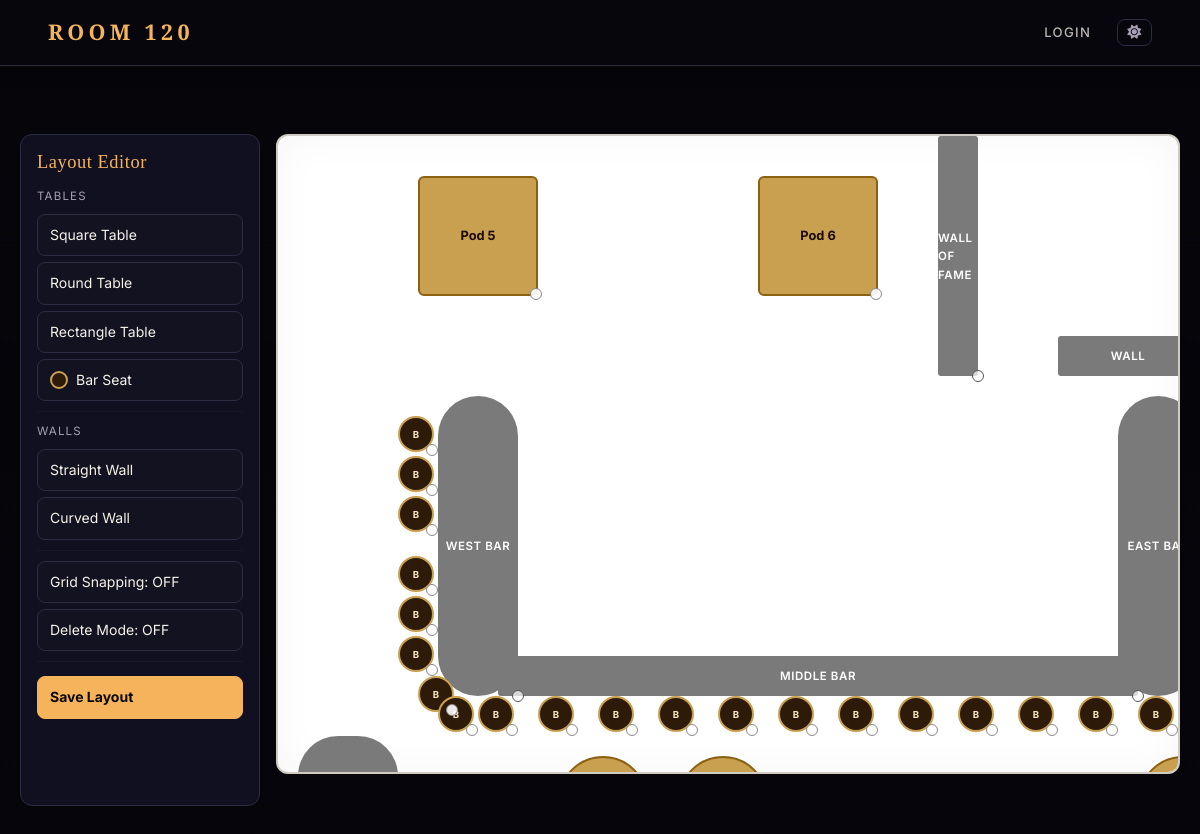
Page /seating-layout on the committed database.
### app.py (models this page shows)
class SeatingItem(db.Model):
    id = db.Column(db.Integer, primary_key=True)
    kind = db.Column(db.String(50))
    label = db.Column(db.String(200))
    x = db.Column(db.Integer)
    y = db.Column(db.Integer)
    width = db.Column(db.Integer)
    height = db.Column(db.Integer)
    rotation = db.Column(db.Integer)
    extra = db.Column(db.String)
    reservations = db.relationship(
        "SeatingReservation",
        backref="table",
        cascade="all, delete-orphan",
        passive_deletes=True
    )

### app.py (the view)
@app.route("/seating-layout")
def seating_layout():
    items = SeatingItem.query.all()
    return render_template("seating_layout.html", items=items)

### app.py (called while the page is built)
@app.before_request
def enable_foreign_keys():
    db.session.execute(text('PRAGMA foreign_keys = ON'))

@app.context_processor
def inject_globals():
    user = None
    if session.get('user_id'):
        user = User.query.get(session.get('user_id'))
    try:
        all_types = MembershipType.query.order_by(MembershipType.sort_order, MembershipType.display_name).all()
    except Exception:
        all_types = []
    type_map = {t.name: t for t in all_types}
    active_types = [t for t in all_types if t.is_active]
    return dict(
        current_user=user,
        membership_types=active_types,
        all_membership_types=all_types,
        membership_type_map=type_map,
    )

### templates/seating_layout.html (shortened to what this page needs)
{% extends "base.html" %}
{% block content %}
<div class="layout-wrapper">
    <div class="toolbox">
        <h2>Layout Editor</h2>
        <div style="font-size:0.72rem;text-transform:uppercase;letter-spacing:0.1em;color:var(--text-muted);margin-bottom:2px;">Tables</div>
        <button class="tool-btn" data-type="square">Square Table</button>
        <button class="tool-btn" data-type="circle">Round Table</button>
        <button class="tool-btn" data-type="rect">Rectangle Table</button>
        <button class="tool-btn" data-type="bar-seat" style="display:flex;align-items:center;gap:8px;">
            <span style="display:inline-block;width:18px;height:18px;background:#2e1a08;border:2px solid #c8a050;border-radius:50%;flex-shrink:0;"></span>
            Bar Seat
        </button>
        <hr>
        <div style="font-size:0.72rem;text-transform:uppercase;letter-spacing:0.1em;color:var(--text-muted);margin-bottom:2px;">Walls</div>
        <button class="tool-btn" data-type="wall-straight">Straight Wall</button>
        <button class="tool-btn" data-type="wall-curve">Curved Wall</button>
        <hr>
        <button id="toggle-grid" class="toggle-btn">Grid Snapping: OFF</button>
        <button id="delete-mode-btn" class="delete-btn">Delete Mode: OFF</button>
        <hr>
        <button id="save-layout" class="tool-btn">
            Save Layout
        </button>
        <div id="save-status"></div>
    </div>
    <div id="canvas">
        {% for item in items %}
        {% set is_wall = item.kind and item.kind.startswith('wall') %}
        <div class="{{ 'wall-item' if is_wall else 'table-item' }} {{ 'wall-curved' if item.kind == 'wall-curve' else '' }}"
             data-id="{{ item.id }}"
             data-kind="{{ item.kind }}"
             style="
                 left: {{ item.x }}px;
                 top: {{ item.y }}px;
                 width: {{ item.width }}px;
                 height: {{ item.height }}px;
                 {% if item.kind in ('circle', 'bar-seat') %}border-radius: 50%;{% endif %}
             ">
            {{ item.label or '' }}
            <div class="resize-handle"></div>
        </div>
        {% endfor %}
    </div>
</div>
{% endblock %}

### static/css/style_member.css (style rules this page uses)
:root { --bg: #07070d; --bg-elevated: #121220; --bg-soft: #181828; --bg-card: #101020; --border: #2c2c42; --border-light: rgba(255,255,255,0.08); --accent: #f5b45c; --accent-soft: rgba(245,180,92,0.12); --accent-strong: #ffcf7a; --accent-dim: rgba(245,180,92,0.45); --text: #f7f3ea; --text-muted: #a7a0b3; --text-dim: #6a6480; --danger: #ff5c73; --danger-soft: rgba(255,92,115,0.13); --success: #3dd68c; --success-soft: rgba(61,214,140,0.11); --info: #6eb3f7; --info-soft: rgba(110,179,247,0.11); --warning: #f5c842; --warning-soft: rgba(245,200,66,0.11); --nav-bg: rgba(7,7,13,0.97); --nav-link-color: rgba(247,243,234,0.75); --input-bg: rgba(14,14,26,0.95); --input-bg-focus: rgba(16,16,28,0.98); --stripe-bg: rgba(255,255,255,0.03); --header-tint: rgba(255,255,255,0.05); --secondary-btn-bg: rgba(255,255,255,0.06); --secondary-btn-hover: rgba(255,255,255,0.11); --secondary-btn-border:rgba(255,255,255,0.18); --list-tint: rgba(255,255,255,0.03); --hover-tint: rgba(245,180,92,0.06); --body-grad-a: #1c1630; --body-grad-b: #07070d; --toggler-filter: invert(1); --close-filter: invert(1); --shadow: 0 8px 32px rgba(0,0,0,0.5); --shadow-lg: 0 20px 60px rgba(0,0,0,0.7); --nav-h: 66px; --radius: 12px; --radius-sm: 8px; --radius-lg: 18px; --radius-pill:999px; --transition: 0.18s ease; }
*, *::before, *::after { box-sizing: border-box; }
html, body { margin: 0; padding: 0; }
html { scroll-behavior: smooth; }
body { font-family: 'Inter', system-ui, -apple-system, sans-serif; background: var(--bg); color: var(--text); margin: 0; padding: 0; min-height: 100vh; font-size: 0.95rem; line-height: 1.6; }
h1, h2, h3 { font-family: 'Playfair Display', serif; letter-spacing: 0.03em; color: var(--text); }
h2 { font-size: 1.65rem; }

### templates/seating_layout.html (style rules this page uses)
.layout-wrapper { display: grid; grid-template-columns: 240px 1fr; gap: 16px; padding: 16px 20px; min-height: 88vh; }
.toolbox { background: var(--bg-card); padding: 16px; border-radius: 12px; border: 1px solid var(--border); display: flex; flex-direction: column; gap: 6px; }
.toolbox h2 { font-family: "Playfair Display", serif; color: var(--accent); margin-bottom: 8px; font-size: 1.15rem; }
.tool-btn, .toggle-btn, .delete-btn { width: 100%; padding: 9px 12px; background: var(--bg-elevated); color: var(--text); border: 1px solid var(--border); border-radius: 8px; cursor: pointer; text-align: left; font-size: 0.875rem; transition: background 0.15s; }
#save-layout { background: var(--accent) !important; color: #0a0600 !important; font-weight: 700; border-color: var(--accent) !important; margin-top: 4px; }
.toolbox hr { border-color: var(--border); margin: 4px 0; }
#canvas { background: #ffffff; border-radius: 12px; border: 2px solid #d0ccc4; height: 80vh; position: relative; overflow: hidden; box-shadow: inset 0 0 40px rgba(0,0,0,0.04); }
.table-item { position: absolute; background: #c8a050; border: 2px solid #8b6010; color: #1a0a00; font-weight: 700; display: flex; align-items: center; justify-content: center; cursor: move; user-select: none; border-radius: 6px; font-size: 0.8rem; text-align: center; }
.table-item[data-kind="circle"] { border-radius: 50%; }
.table-item[data-kind="bar-seat"] { background: #2e1a08; border: 2.5px solid #c8a050; border-radius: 50%; color: #f7e8c0; font-size: 0.6rem; font-weight: 700; }
.wall-item { position: absolute; background: #7a7a7a; border: none; color: #ffffff; font-weight: 600; font-size: 0.72rem; display: flex; align-items: center; justify-content: center; cursor: move; user-select: none; border-radius: 3px; letter-spacing: 0.05em; text-transform: uppercase; }
.wall-curved { border-radius: 40px !important; }
.resize-handle { width: 12px; height: 12px; background: rgba(255,255,255,0.9); border: 1.5px solid #888; border-radius: 50%; position: absolute; bottom: -6px; right: -6px; cursor: se-resize; z-index: 5; }
.wall-item .resize-handle { background: rgba(255,255,255,0.7); border-color: #555; }
#save-status { font-size: 0.78rem; text-align: center; min-height: 18px; color: var(--text-muted); }

### rows in the picture
SeatingItem: {{ item.width }} 40 (drawn), label "WALL OF FAME"
SeatingItem: {{ item.width }} 140 (drawn), label "WALL"
SeatingItem: {{ item.width }} 120 (drawn), label "Pod 5"
SeatingItem: {{ item.width }} 120 (drawn), label "Pod 6"
SeatingItem: {{ item.width }} 640 (drawn), label "MIDDLE BAR"
SeatingItem: {{ item.width }} 80 (drawn), label "WEST BAR"
SeatingItem: {{ item.width }} 80 (drawn), label "EAST…"
SeatingItem: {{ item.width }} 36 (drawn), label "B"
SeatingItem: {{ item.width }} 36 (drawn), label "B"
SeatingItem: {{ item.width }} 36 (drawn), label "B"
SeatingItem: {{ item.width }} 36 (drawn), label "B"
SeatingItem: {{ item.width }} 36 (drawn), label "B"
SeatingItem: {{ item.width }} 36 (drawn), label "B"
SeatingItem: {{ item.width }} 36 (drawn), label "B"
SeatingItem: {{ item.width }} 36 (drawn)
SeatingItem: {{ item.width }} 36 (drawn), label "B"
SeatingItem: {{ item.width }} 36 (drawn), label "B"
SeatingItem: {{ item.width }} 36 (drawn), label "B"
SeatingItem: {{ item.width }} 36 (drawn), label "B"
SeatingItem: {{ item.width }} 36 (drawn), label "B"
SeatingItem: {{ item.width }} 36 (drawn), label "B"
SeatingItem: {{ item.width }} 36 (drawn), label "B"
SeatingItem: {{ item.width }} 36 (drawn), label "B"
SeatingItem: {{ item.width }} 36 (drawn), label "B"
SeatingItem: {{ item.width }} 36 (drawn), label "B"
SeatingItem: {{ item.width }} 36 (drawn), label "B"
SeatingItem: {{ item.width }} 36 (drawn), label "B"
